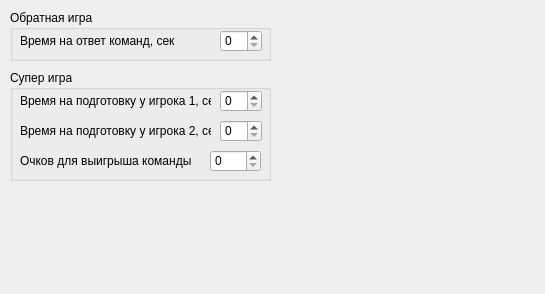
<?xml version="1.0" encoding="UTF-8"?>
<ui version="4.0">
 <class>FormMain</class>
 <widget class="QWidget" name="FormMain">
  <property name="geometry">
   <rect>
    <x>0</x>
    <y>0</y>
    <width>545</width>
    <height>294</height>
   </rect>
  </property>
  <property name="windowTitle">
   <string>Form</string>
  </property>
  <widget class="QGroupBox" name="groupBox">
   <property name="geometry">
    <rect>
     <x>10</x>
     <y>10</y>
     <width>261</width>
     <height>51</height>
    </rect>
   </property>
   <property name="title">
    <string>Обратная игра</string>
   </property>
   <widget class="QSpinBox" name="spinRoundObrTimer">
    <property name="geometry">
     <rect>
      <x>210</x>
      <y>20</y>
      <width>42</width>
      <height>22</height>
     </rect>
    </property>
   </widget>
   <widget class="QLabel" name="label_5">
    <property name="geometry">
     <rect>
      <x>10</x>
      <y>20</y>
      <width>191</width>
      <height>21</height>
     </rect>
    </property>
    <property name="text">
     <string>Время на ответ команд, сек</string>
    </property>
   </widget>
  </widget>
  <widget class="QGroupBox" name="groupBox_2">
   <property name="geometry">
    <rect>
     <x>10</x>
     <y>70</y>
     <width>261</width>
     <height>111</height>
    </rect>
   </property>
   <property name="title">
    <string>Супер игра</string>
   </property>
   <widget class="QSpinBox" name="spinRoundSuperPlayer1Timer">
    <property name="geometry">
     <rect>
      <x>210</x>
      <y>20</y>
      <width>42</width>
      <height>22</height>
     </rect>
    </property>
   </widget>
   <widget class="QSpinBox" name="spinRoundSuperPlayer2Timer">
    <property name="geometry">
     <rect>
      <x>210</x>
      <y>50</y>
      <width>42</width>
      <height>22</height>
     </rect>
    </property>
   </widget>
   <widget class="QLabel" name="label_4">
    <property name="geometry">
     <rect>
      <x>10</x>
      <y>20</y>
      <width>191</width>
      <height>21</height>
     </rect>
    </property>
    <property name="text">
     <string>Время на подготовку у игрока 1, сек</string>
    </property>
   </widget>
   <widget class="QLabel" name="label_6">
    <property name="geometry">
     <rect>
      <x>10</x>
      <y>50</y>
      <width>191</width>
      <height>21</height>
     </rect>
    </property>
    <property name="text">
     <string>Время на подготовку у игрока 2, сек</string>
    </property>
   </widget>
   <widget class="QLabel" name="label_7">
    <property name="geometry">
     <rect>
      <x>10</x>
      <y>80</y>
      <width>171</width>
      <height>21</height>
     </rect>
    </property>
    <property name="text">
     <string>Очков для выигрыша команды:</string>
    </property>
   </widget>
   <widget class="QSpinBox" name="spinWinPoints">
    <property name="geometry">
     <rect>
      <x>200</x>
      <y>80</y>
      <width>51</width>
      <height>22</height>
     </rect>
    </property>
    <property name="maximum">
     <number>1000</number>
    </property>
   </widget>
  </widget>
 </widget>
 <resources/>
 <connections/>
</ui>
